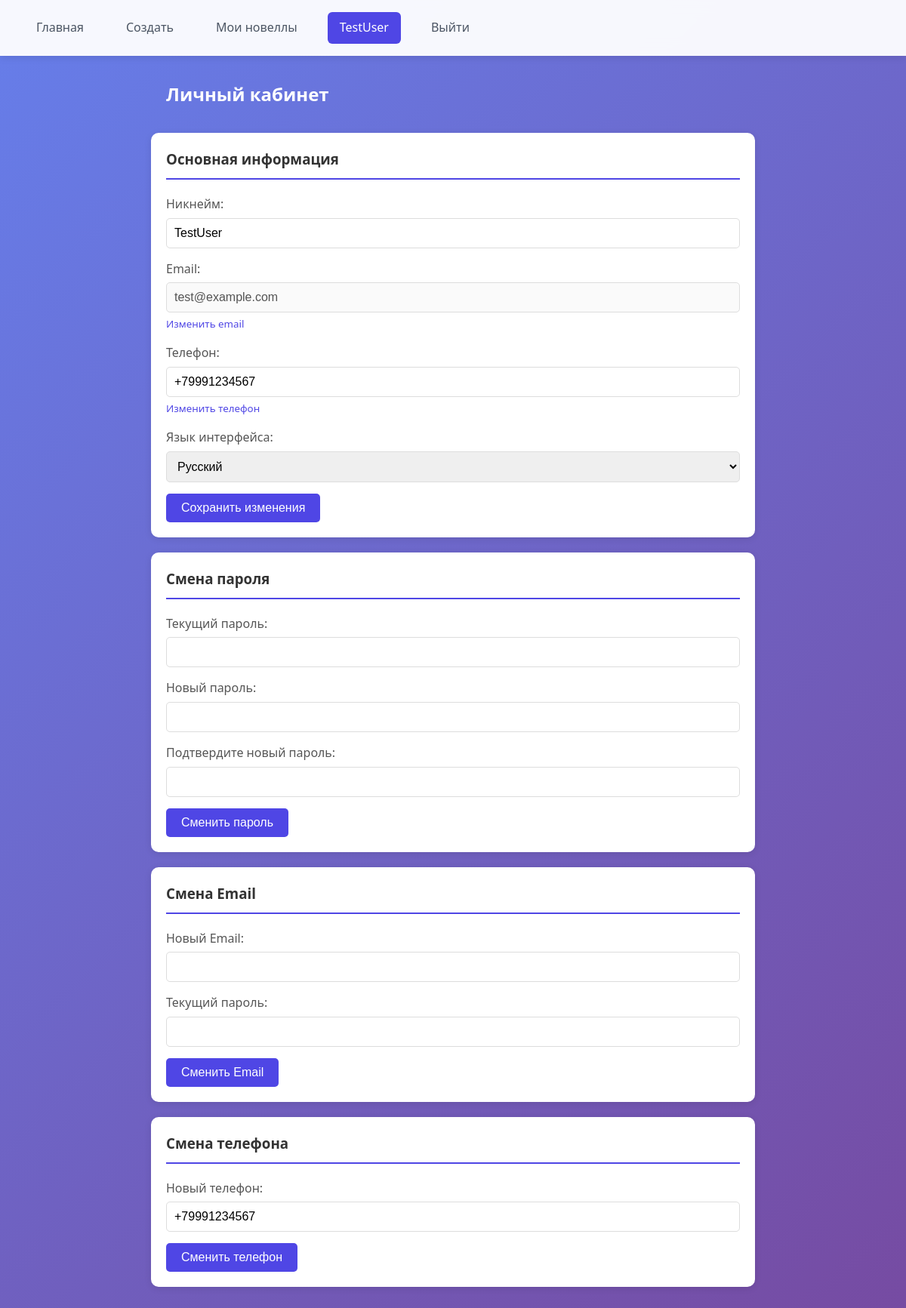
The app's page /profile (signed in) with its own data.
### database/db.py (models this page shows)
class User(UserMixin, db.Model):
    __tablename__ = 'user'
    id = db.Column(db.Integer, primary_key=True)
    email = db.Column(db.String(100), unique=True, nullable=False)
    password = db.Column(db.String(100), nullable=False)
    nickname = db.Column(db.String(50), nullable=False)
    phone = db.Column(db.String(20), default='')
    language = db.Column(db.String(2), default='RU')
    created_at = db.Column(db.DateTime, default=datetime.utcnow)
    novels = db.relationship('Novel', backref='author', lazy=True)

### app.py (the view, shortened to what this page needs)
@app.route('/profile', methods=['GET', 'POST'])
@login_required
def profile():
    return render_template('profile.html', user=current_user)

### app.py (called while the page is built)
@login_manager.user_loader
def load_user(user_id):
    return User.query.get(int(user_id))

### templates/profile.html (shortened to what this page needs)
{% extends "base.html" %}
{% block content %}
<div class="profile-container">
    <h2 style="color: white; margin-bottom: 2rem; padding-left: 20px;">Личный кабинет</h2>
    <div class="profile-section">
        <h3>Основная информация</h3>
        <form method="POST" action="/profile">
            <div class="form-group">
                <label class="form-label">Никнейм:</label>
                <input type="text" name="nickname" value="{{ user.nickname }}" required class="form-control">
            </div>
            <div class="form-group">
                <label class="form-label">Email:</label>
                <input type="email" value="{{ user.email }}" disabled class="form-control">
                <small style="color: #666; display: block; margin-top: 5px;">
                    <a href="#change-email" style="color: #4f46e5; text-decoration: none;">Изменить email</a>
                </small>
            </div>
            <div class="form-group">
                <label class="form-label">Телефон:</label>
                <input type="text" name="phone" value="{{ user.phone or '' }}" class="form-control">
                <small style="color: #666; display: block; margin-top: 5px;">
                    <a href="#change-phone" style="color: #4f46e5; text-decoration: none;">Изменить телефон</a>
                </small>
            </div>
            <div class="form-group">
                <label class="form-label">Язык интерфейса:</label>
                <select name="language" class="form-control">
                    <option value="RU" {% if user.language == 'RU' %}selected{% endif %}>Русский</option>
                </select>
            </div>
            <button type="submit" class="btn btn-primary">Сохранить изменения</button>
        </form>
    </div>
    <div class="profile-section" id="change-password">
        <h3>Смена пароля</h3>
        <form method="POST" action="/change_password">
            <div class="form-group">
                <label class="form-label">Текущий пароль:</label>
                <input type="password" name="old_password" required class="form-control">
            </div>
            <div class="form-group">
                <label class="form-label">Новый пароль:</label>
                <input type="password" name="new_password" required minlength="6" class="form-control">
            </div>
            <div class="form-group">
                <label class="form-label">Подтвердите новый пароль:</label>
                <input type="password" name="confirm_password" required minlength="6" class="form-control">
            </div>
            <button type="submit" class="btn btn-primary">Сменить пароль</button>
        </form>
    </div>
    <div class="profile-section" id="change-email">
        <h3>Смена Email</h3>
        <form method="POST" action="/change_email">
            <div class="form-group">
                <label class="form-label">Новый Email:</label>
                <input type="email" name="new_email" required class="form-control">
            </div>
            <div class="form-group">
                <label class="form-label">Текущий пароль:</label>
                <input type="password" name="password" required class="form-control">
            </div>
            <button type="submit" class="btn btn-primary">Сменить Email</button>
        </form>
    </div>
    <div class="profile-section" id="change-phone">
        <h3>Смена телефона</h3>
        <form method="POST" action="/change_phone">
            <div class="form-group">
                <label class="form-label">Новый телефон:</label>
                <input type="text" name="new_phone" value="{{ user.phone or '' }}" class="form-control">
            </div>
            <button type="submit" class="btn btn-primary">Сменить телефон</button>
        </form>
    </div>
</div>
{% endblock %}

### templates/base.html (shortened to what this page needs)
<!DOCTYPE html>
<html lang="ru">
<head>
    <link rel="stylesheet" href="{{ url_for('static', filename='css/style.css') }}">
</head>
<body>
    <header>
        <nav>
            <div class="nav-links">
                <a href="/" {% if request.endpoint == 'index' %}class="active"{% endif %}>
                     Главная
                </a>
                {% if current_user.is_authenticated %}
                    <a href="/builder" {% if request.endpoint == 'builder' %}class="active"{% endif %}>
                         Создать
                    </a>
                    <a href="/my_novels" {% if request.endpoint == 'my_novels' %}class="active"{% endif %}>
                         Мои новеллы
                    </a>
                    <a href="/profile" {% if request.endpoint == 'profile' %}class="active"{% endif %}>
                         {{ current_user.nickname }}
                    </a>
                    <a href="/logout">
                         Выйти
                    </a>
                {% endif %}
            </div>
        </nav>
    </header>
    <main>
        {% block content %}{% endblock %}
    </main>
</body>
</html>

### static/css/style.css (style rules this page uses)
* { margin: 0; padding: 0; box-sizing: border-box; }
body { font-family: 'Segoe UI', Tahoma, Geneva, Verdana, sans-serif; background: linear-gradient(135deg, #667eea 0%, #764ba2 100%); color: #333; height: 100%; line-height: 1.6; }
header { background: rgba(255, 255, 255, 0.95); backdrop-filter: blur(10px); padding: 1rem 2rem; box-shadow: 0 2px 10px rgba(0,0,0,0.1); position: sticky; top: 0; z-index: 1000; }
nav { display: flex; justify-content: space-between; align-items: center; max-width: 1200px; margin: 0 auto; }
.nav-links { display: flex; gap: 1.5rem; align-items: center; }
nav a { color: #4b5563; text-decoration: none; padding: 0.5rem 1rem; border-radius: 6px; transition: all 0.2s; display: flex; align-items: center; gap: 8px; }
nav a.active { color: white; background: #4f46e5; }
main { max-width: 1200px; margin: 2rem auto; padding: 0 2rem; }
.profile-container { max-width: 800px; margin: 0 auto; }
.profile-section { background: white; border-radius: 10px; padding: 20px; margin-bottom: 20px; box-shadow: 0 2px 10px rgba(0,0,0,0.1); }
.profile-section h3 { margin-top: 0; color: #333; border-bottom: 2px solid #4f46e5; padding-bottom: 10px; margin-bottom: 20px; }
.form-group { margin-bottom: 15px; }
.form-label { display: block; margin-bottom: 5px; font-weight: 500; color: #555; }
.form-control { width: 100%; padding: 10px; border: 1px solid #ddd; border-radius: 5px; font-size: 16px; }
.btn-primary { background: #4f46e5; color: white; border: none; padding: 10px 20px; border-radius: 5px; cursor: pointer; font-size: 16px; transition: background 0.2s; }

### templates/profile.html (style rules this page uses)
.profile-container { max-width: 800px; margin: 0 auto; }
.profile-section { background: white; border-radius: 10px; padding: 20px; margin-bottom: 20px; box-shadow: 0 2px 10px rgba(0,0,0,0.1); }
.profile-section h3 { margin-top: 0; color: #333; border-bottom: 2px solid #4f46e5; padding-bottom: 10px; margin-bottom: 20px; }
.form-group { margin-bottom: 15px; }
.form-label { display: block; margin-bottom: 5px; font-weight: 500; color: #555; }
.form-control { width: 100%; padding: 10px; border: 1px solid #ddd; border-radius: 5px; font-size: 16px; }
.btn-primary { background: #4f46e5; color: white; border: none; padding: 10px 20px; border-radius: 5px; cursor: pointer; font-size: 16px; transition: background 0.2s; }

### records on screen
User: nickname "TestUser", email "test@example.com", phone "+79991234567", language "Русский", new_phone "+79991234567"
